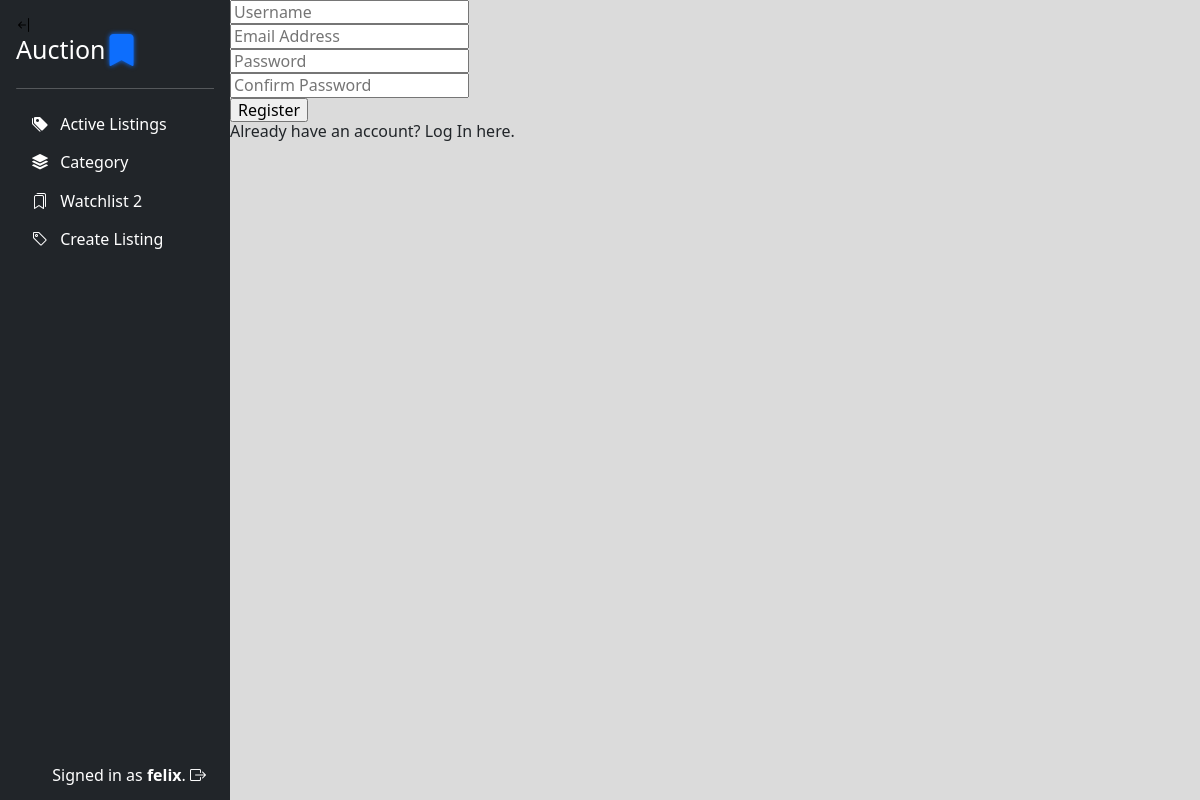
The app's page /register (signed in), older data.
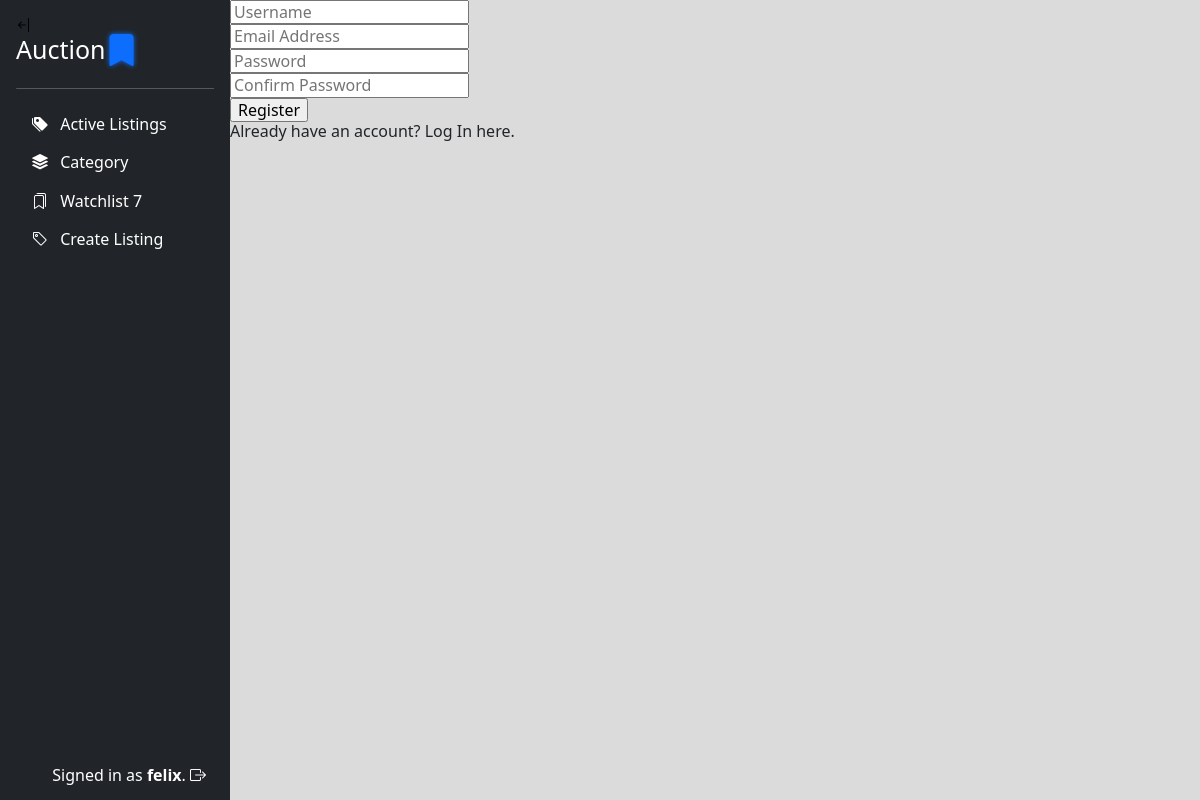
The same page, newer data.
### auctions/models.py (models this page shows)
class User(AbstractUser):
    watchlist = models.ManyToManyField("Listing", related_name="watchers")

### auctions/views.py (the view)
# urls.py: path("register", views.register, name="register"),
def register(request):
    if request.method == "POST":
        username = request.POST["username"]
        email = request.POST["email"]
        password = request.POST["password"]
        confirmation = request.POST["confirmation"]
        if password != confirmation:
            return render(request, "auctions/register.html", {
                "message": "Passwords must match."
            })
        try:
            user = User.objects.create_user(username, email, password)
            user.save()
        except IntegrityError:
            return render(request, "auctions/register.html", {
                "message": "Username already taken."
            })
        login(request, user)
        return HttpResponseRedirect(reverse("index"))
    else:
        return render(request, "auctions/register.html")

### auctions/templates/auctions/register.html (shortened to what this page needs)
{% extends "auctions/layout.html" %}
{% block body %}
    <form action="{% url 'register' %}" method="post">
        <div class="form-group">
            <input class="form-control" autofocus type="text" name="username" placeholder="Username">
        </div>
        <div class="form-group">
            <input class="form-control" type="email" name="email" placeholder="Email Address">
        </div>
        <div class="form-group">
            <input class="form-control" type="password" name="password" placeholder="Password">
        </div>
        <div class="form-group">
            <input class="form-control" type="password" name="confirmation" placeholder="Confirm Password">
        </div>
        <input class="btn btn-primary" type="submit" value="Register">
    </form>
    Already have an account? <a href="{% url 'login' %}">Log In here.</a>
{% endblock %}

### auctions/templates/auctions/layout.html (shortened to what this page needs)
{% load static %}
<!DOCTYPE html>
<html lang="en">
<head>
  <link rel="stylesheet" href="https://cdn.jsdelivr.net/npm/bootstrap-icons@1.4.1/font/bootstrap-icons.css" />
  <link href="{% static 'auctions/css/normalize.css' %}" rel="stylesheet" />
  <link href="{% static 'auctions/css/style.css' %}" rel="stylesheet" />
</head>
<body>
  <main>
    <div id="sidenav">
      {% if user.is_authenticated %}
      <i class="bi bi-arrow-bar-left collapse"></i>
      {% endif %}
      <div class="title">
        <h1>Auction</h1>
        <i class="bi bi-bookmark-fill"></i>
      </div>
      <hr>
      <ul>
        <li>
          <a href="{% url 'index' %}"><i class="bi bi-tags-fill"> </i>
            Active Listings</a>
        </li>
        <li>
          <a href="{% url 'categories' %}"><i class="bi bi-stack"></i> Category</a>
        </li>
        {% if user.is_authenticated %}
        <li>
          <a href="{% url 'watchlist' %}"><i class="bi bi-bookmarks"></i> Watchlist
            {% if request.user.watchlist.count > 0 %}
            <span class="badge badge-secondary">{{ request.user.watchlist.count }}</span>
            {% endif %}
          </a>
        </li>
        <li>
          <a class="nav-link" href="{% url 'create' %}"><i class="bi bi-tag"></i> Create Listing</a>
        </li>
        {% endif %}
      </ul>
      <div class="log-info">
        {% if user.is_authenticated %}
        Signed in as
        <strong>{{ user.username }}</strong>.
        <a href="{% url 'logout' %}" title=”Logout”><i class="bi bi-box-arrow-right"></i></a>
        {% else %}
        Not signed in.
        {% endif %}
      </div>
    </div>
    <div id="content">
      {% block body %} {% endblock %}
    </div>
  </main>
</body>
</html>

### auctions/static/auctions/css/style.css (style rules this page uses)
:root { --h1icon: 32px; --drkGrey: #212529; --wthNoSide: calc(1420px - 280px); --blue:#0d6efd; --background:#dbdbdb; }
* { box-sizing: border-box; }
body { font-family: system-ui, -apple-system, 'Segoe UI', Roboto, 'Helvetica Neue', Arial, 'Noto Sans', 'Liberation Sans', sans-serif, 'Apple Color Emoji', 'Segoe UI Emoji', 'Segoe UI Symbol', 'Noto Color Emoji'; }
i { font-size: 16px; height: 16px; width: 16px; margin-right: 8px; }
ul { list-style: none; }
a { text-decoration: none; color: var(--drkGrey); }
main { display: flex; justify-content: center; }
main #sidenav { display: flex; flex-direction: column; flex-shrink: 0; height:100vh; width:230px; background-color: var(--drkGrey); padding: 16px; }
main #sidenav .title { display: flex; align-items: flex-end; height: 32px; width: 100%; margin-bottom: 8px; }
main #sidenav .title i { font-size: var(--h1icon); height: var(--h1icon); width: var(--h1icon); color:var(--blue); text-shadow: 0px 0px 5px var(--blue); }
main #sidenav .title h1 { font-size: 25px; font-weight: normal; margin: 0; color:white; }
main #sidenav hr { border-top: none; border-width: 1px; opacity: 0.25; margin: 16px 0; }
main #sidenav ul { margin: 0; padding: 0; display: flex; flex-direction: column; flex-grow: 1; cursor: pointer; }
main #sidenav ul li { border-radius: 4px; }
main #sidenav ul li a { padding: 10px 16px; display: block; }
main #sidenav ul li a,main #sidenav .log-info, main #sidenav .log-info i { color: white; }
main #sidenav .log-info { align-self: flex-end; }
#content { color: var(--drkGrey); background-color:var(--background); width: 100%; max-width: var(--wthNoSide); }

Row changes from the older to the newer data that the page shows:
changed User "felix": user.watchlist.count "2" → "7"
